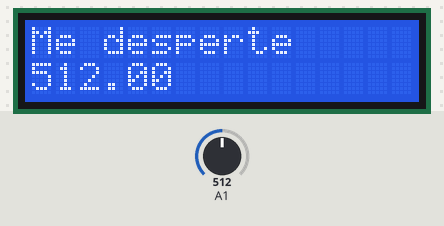
Bench run of a sketch on a simulated Arduino Uno, built with avr-gcc and run on an emulated ATmega328P. Shown: 16×2 character LCD. The inputs (shaded band) are chosen by the test bench; at power-on: A1 = 512. What the sketch prints to the serial monitor is not drawn.

Above: at 1.3 s.
1.4 s: A1 set to 109
At 2.5 s:
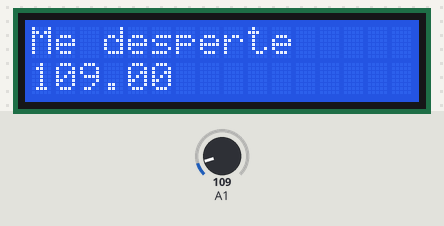
4.1 s: A1 set to 89
At 4.7 s:
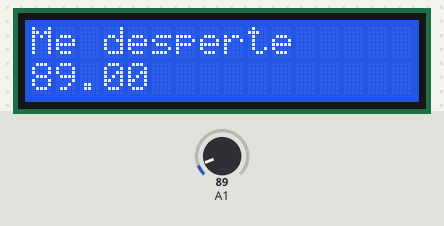
6.8 s: A1 set to 11
At 9.1 s:
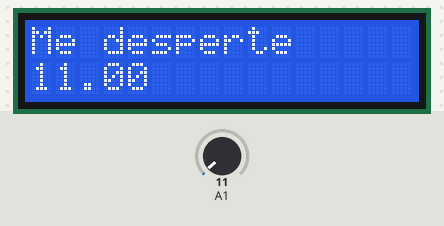
9.8 s: A1 set to 8
At 11.3 s:
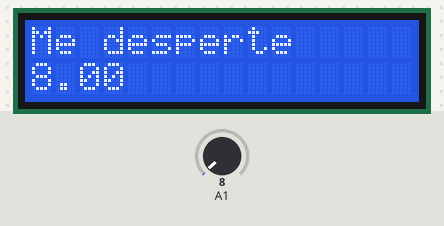
Timing chart, 0 to 12.8 s (numbered marks = the images above; inputs shaded):
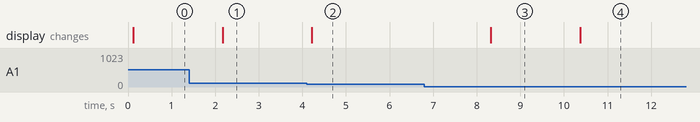

The sketch:

deberwatchdog_modossleep.ino
```cpp
#include <LowPower.h>

#include <LiquidCrystal.h>
#include <EEPROM.h>


/*
   Universidad Tecnica del Norte
   Fica - Ciercom
   Nombre: Kevin Montenegro
   Fecha:31/07/2019

   Deber WatchDog y modos sleep

  Uso de LowPower de:https://aprendiendoarduino.wordpress.com/2016/11/16/arduino-sleep-mode/
        Con la librería lowpower es muy fácil poner en modo sleep a Arduino con una línea como:
        LowPower.powerDown(SLEEP_8S, ADC_OFF, BOD_OFF);
        Hay tres maneras de despertar un Arduino del modo Sleep:
          Interrupciones hardware
          Timers y WDT que es un timer un tanto peculiar
          UART o puerto serie.

*/

LiquidCrystal lcd(13, 12, 11, 10, 9, 8);
float cad;

void setup() {
  Serial.begin(9600);
  lcd.begin(16, 2);
  lcd.setCursor(0, 0);
  lcd.print("Me desperte");
  Serial.println("on..");
  delay(50);
}

void loop() {
  cad = analogRead(A1);
  lcd.setCursor(0, 1);
  lcd.println(cad);
  Serial.println("EN 2 S lee datos ");
  delay(50);
  LowPower.powerDown(SLEEP_2S, ADC_OFF, BOD_OFF);

}
```

Measured:
- the behaviour switches between 100 and 99 on A1 (found by bisection; images 1 and 2)
- the behaviour switches between 10 and 9 on A1 (found by bisection; images 3 and 4)
- after the input at 1.4 s, the display: changes after 0.77 s (image 1)
- after the input at 4.1 s, the display: changes after 0.12 s (image 2)
- after the input at 6.8 s, the display: changes after 1.5 s (image 3)
- after the input at 9.8 s, the display: changes after 0.57 s (image 4)
